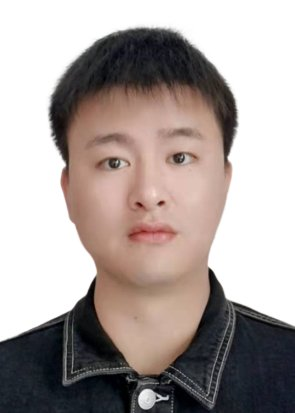
#> input picture study/python_base/often_third_method/202201191409.jpg, 295 x 413 px
$ python pillow_demo.py
#> lines starting #> are read from the running program, lines starting #| are printed output that depends on the picture
# -*- coding: utf-8 -*-

# @Time : 2022/2/25 19:12

# @Author : WangJun

# @File : pillow_demo.py

# @Software: PyCharm


# 安装Pillow
# 如果安装了Anaconda，Pillow就已经可用了。否则，需要在命令行下通过pip安装
# pip install pillow

# 操作图像
# 来看看最常见的图像缩放操作，只需三四行代码：

from PIL import Image, ImageFilter, ImageDraw, ImageFont
import random

# 打开一个jpg图像文件，注意是当前路径:
im = Image.open('202201191409.jpg')
#> im is the input picture: PIL image 295x413 RGB; mean R, G, B 170.7, 160.8, 157.9
# 获得图像尺寸:
w, h = im.size
#> w = 295; h = 413
print('Original image size: %sx%s' % (w, h))
#| Original image size: 295x413
# 缩放到50%:
im.thumbnail((w//2, h//2))
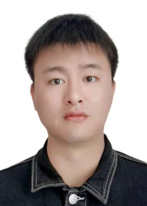
#> im: PIL image 147x206 RGB; mean R, G, B 170.7, 160.8, 157.9
print('Resize image to: %sx%s' % (w//2, h//2))
#| Resize image to: 147x206
# 把缩放后的图像用jpeg格式保存:
im.save('thumbnail.jpg', 'jpeg')

# 应用模糊滤镜:
im2 = im.filter(ImageFilter.BLUR)
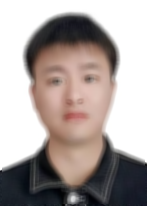
#> im2: PIL image 147x206 RGB; mean R, G, B 170.7, 160.8, 157.9
im2.save('blur.jpg', 'jpeg')

# 随机字母:
def rndChar():
    return chr(random.randint(65, 90))

# 随机颜色1:
def rndColor():
    return (random.randint(64, 255), random.randint(64, 255), random.randint(64, 255))

# 随机颜色2:
def rndColor2():
    return (random.randint(32, 127), random.randint(32, 127), random.randint(32, 127))

# 240 x 60:
width = 60 * 4
height = 60
image = Image.new('RGB', (width, height), (255, 255, 255))
#> image: PIL image 240x60 RGB; every value is 255
# 创建Font对象:
font = ImageFont.truetype('C:\Windows\Fonts\Arial.ttf', 36)
# 创建Draw对象:
draw = ImageDraw.Draw(image)
# 填充每个像素:
for x in range(width):
    for y in range(height):
        draw.point((x, y), fill=rndColor())
# 输出文字:
for t in range(4):
    draw.text((60 * t + 10, 10), rndChar(), font=font, fill=rndColor2())

# 模糊:
image = image.filter(ImageFilter.BLUR)
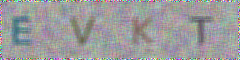
#> image: PIL image 240x60 RGB; mean R, G, B 156.1, 155.4, 156.5
image.save('code.jpg', 'jpeg')
